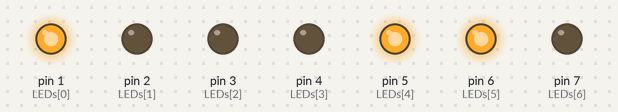
The sketch below on a simulated Arduino Uno, built with avr-gcc and run on an emulated ATmega328P. Shown: output pins drawn as LEDs (lit = HIGH).

Above: at 0.5 s.
At 1.5 s:
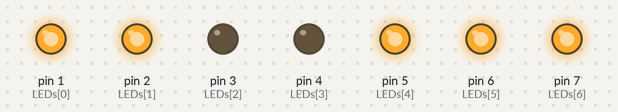
At 2.5 s:
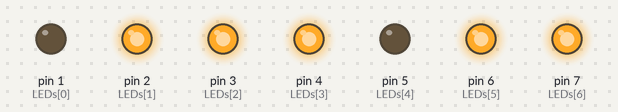
At 3.6 s:
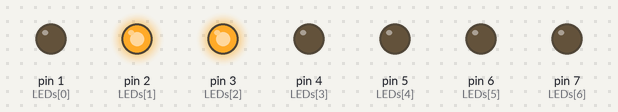
At 4.6 s:
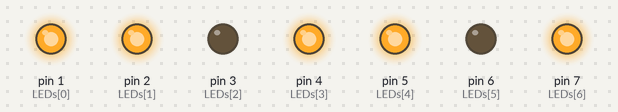
At 5.7 s:
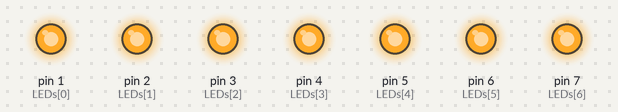
Timing chart, 0 to 8.1 s (numbered marks = the images above):
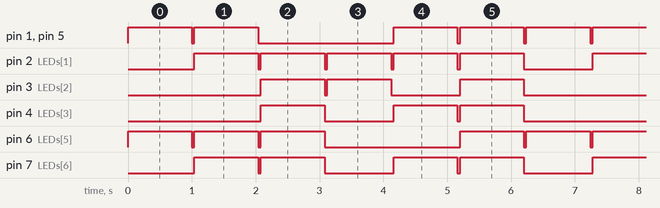

Measured:
- by itself, pin 1 (LEDs[0]), pin 5 (LEDs[4]): repeats every 6.2 s: LOW 0.04 s, HIGH 1.0 s, LOW 2.1 s, 2 × (HIGH 1.0 s, LOW 0.04 s), HIGH 1.0 s
- by itself, pin 2 (LEDs[1]): repeats every 6.2 s: 4 × (LOW 0.04 s, HIGH 1.0 s), LOW 1.1 s, HIGH 1.0 s
- by itself, pin 3 (LEDs[2]): repeats every 6.2 s: LOW 0.04 s, HIGH 1.0 s, LOW 1.1 s, HIGH 1.0 s, LOW 2.1 s, HIGH 1.0 s
- by itself, pin 4 (LEDs[3]): repeats every 6.2 s: LOW 1.1 s, HIGH 1.0 s, LOW 0.04 s, HIGH 1.0 s, LOW 2.1 s, HIGH 1.0 s
- by itself, pin 6 (LEDs[5]): repeats every 6.2 s: 2 × (LOW 0.04 s, HIGH 1.0 s), LOW 2.1 s, HIGH 1.0 s, LOW 0.04 s, HIGH 1.0 s
- by itself, pin 7 (LEDs[6]): repeats every 3.1 s: LOW 0.04 s, HIGH 1.0 s, LOW 1.1 s, HIGH 1.0 s

The sketch:

sketch_oct31a.ino
```cpp
// C++ code
//
const int DELAY_TIME = 1000;
const int SHORT_DELAY = 40;

int LEDs[] = {1, 2, 3, 4, 5, 6, 7};

// Массивы для каждой буквы
bool G[] = {1, 0, 0, 0, 1, 1, 0};
bool R[] = {1, 1, 0, 0, 1, 1, 1};
bool U[] = {0, 1, 1, 1, 0, 1, 1};
bool one[] = {0, 1, 1, 0, 0, 0, 0};
bool two[] = {1, 1, 0, 1, 1, 0, 1};
bool eight[] = {1, 1, 1, 1, 1, 1, 1};

void setup()
{
  for (int i = 0; i < 7; i++) {
    pinMode(LEDs[i], OUTPUT);
  }
}

void writeLED(bool arr[]) {
  for (int i = 0; i < 7; i++) {
    digitalWrite(LEDs[i], arr[i]);
  }
  delay(DELAY_TIME);
  for (int i = 0; i < 7; i++) {
    digitalWrite(LEDs[i], LOW);
  }
  delay(SHORT_DELAY);
}

void loop()
{
  writeLED(G);
  writeLED(R);
  writeLED(U);
  writeLED(one);
  writeLED(two);
  writeLED(eight);
}
```
